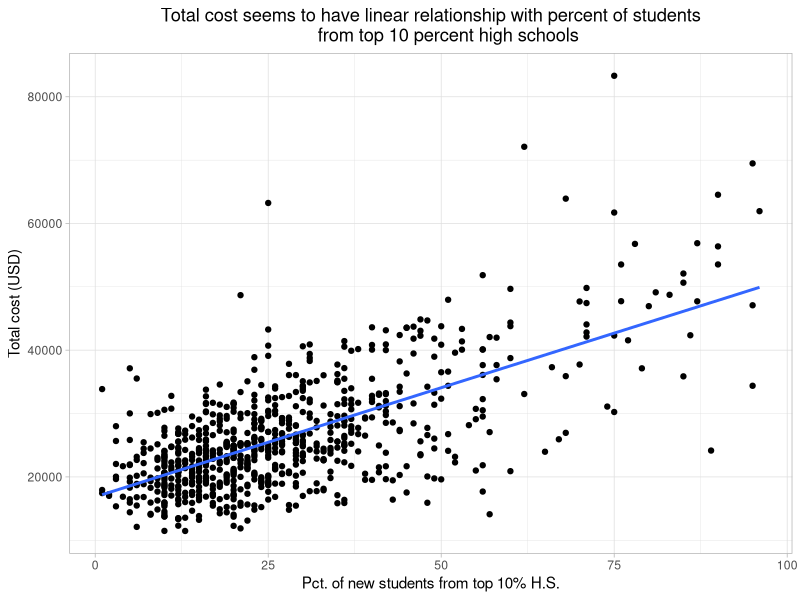
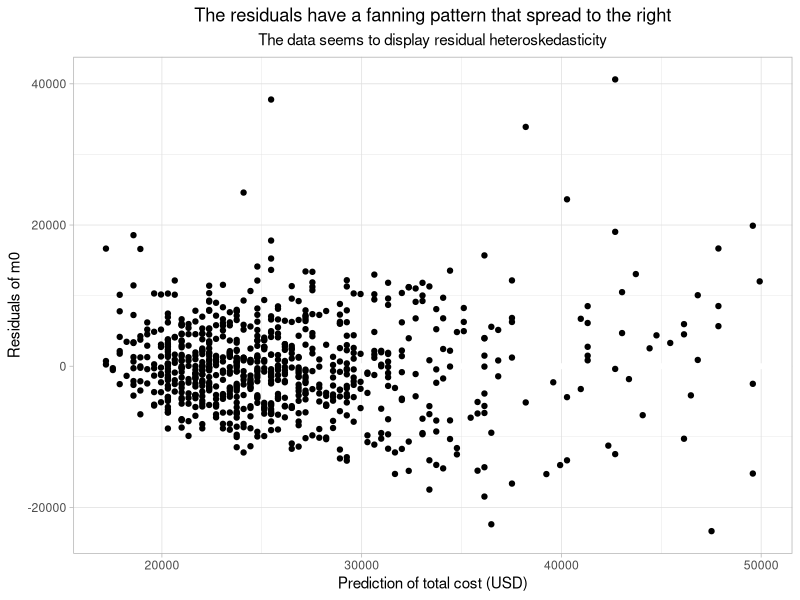
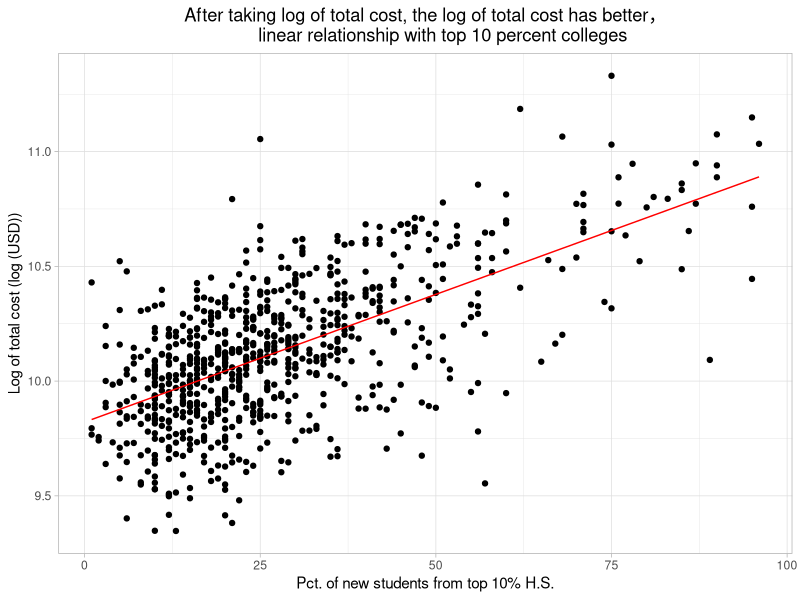
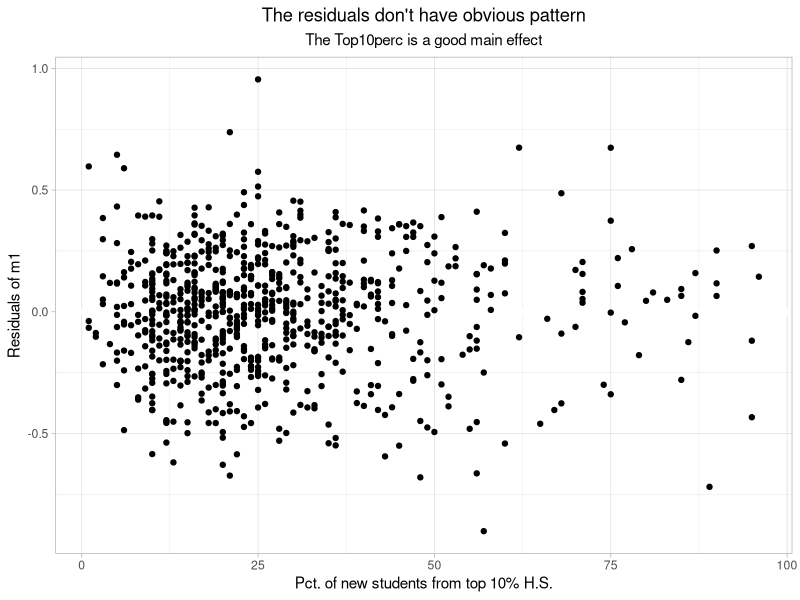
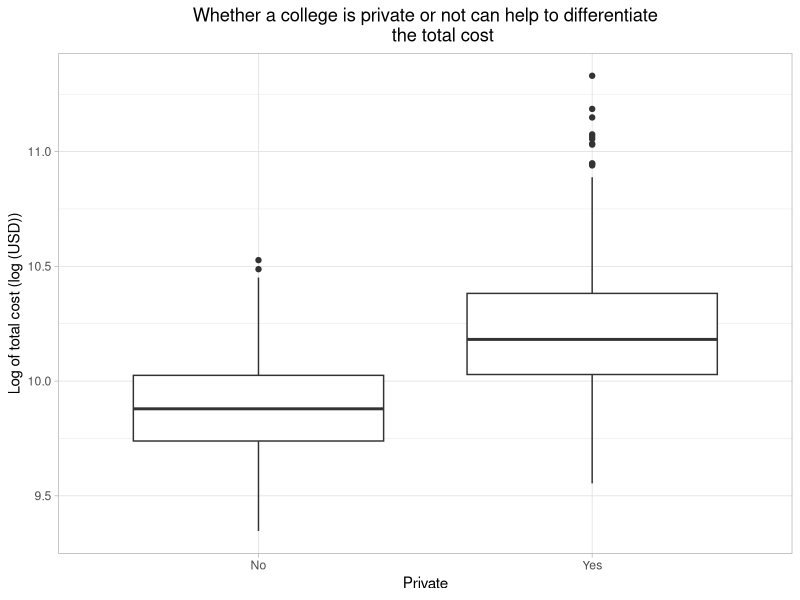
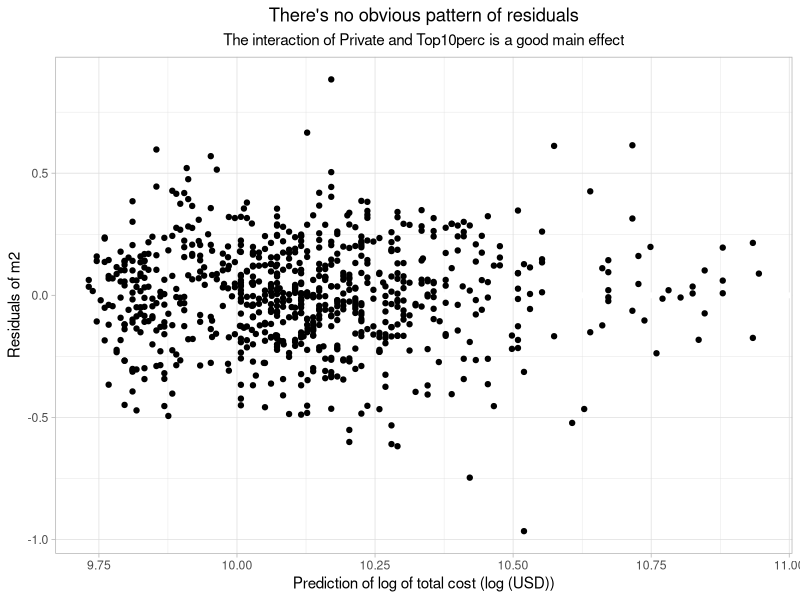
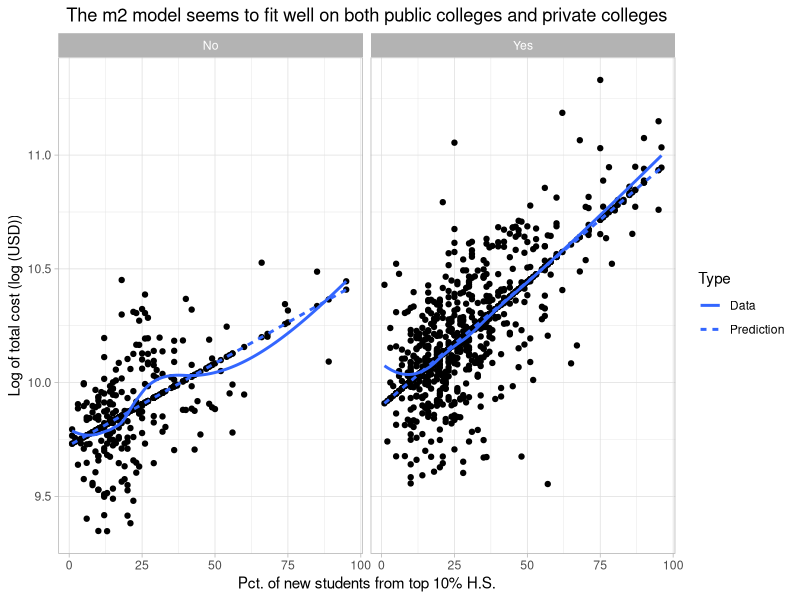
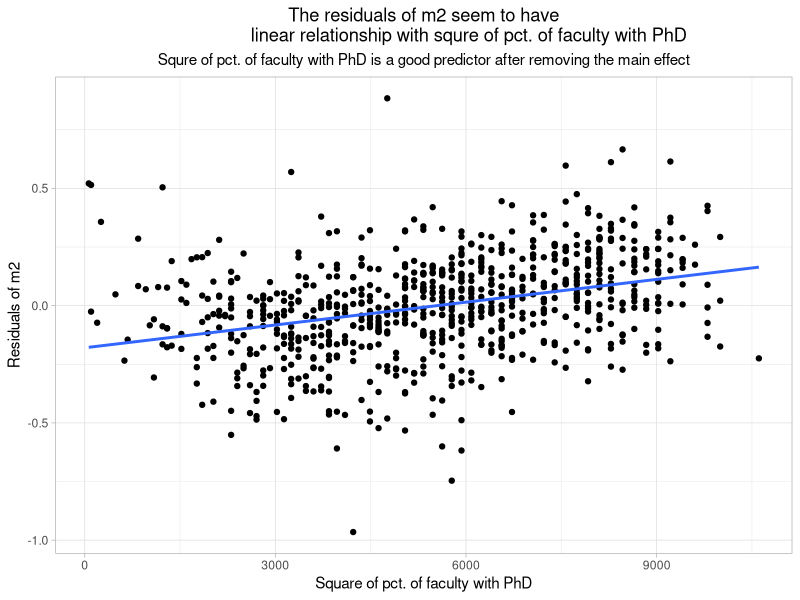

R code for these plots, in order:
# HW8: college
#
# Throughout the exercise:
#    - Do NOT use `for`, `while` or `repeat` loops.
#    - Use `%>%` to structure your operations.
#    - Use `my_theme` that you will create in the problem 1
#    for all the plots.
#    - Please specify `dplyr::` when you use `select()`.
#
#
# 1. Load the packages `tidyverse`, `modelr` and `broom`.
#    Use `read_csv()` to read the datasets from data folder:
#       - `college.csv` into a tibble `college`.
#    To check your solution, `college` prints to:
#    # A tibble: 777 x 18
#    Private  Apps Accept Enroll Top10perc Top25perc F.Undergrad P.Undergrad
#    <chr>   <dbl>  <dbl>  <dbl>     <dbl>     <dbl>       <dbl>       <dbl>
#    1 Yes      1660   1232    721        23        52        2885         537
#    2 Yes      2186   1924    512        16        29        2683        1227
#    3 Yes      1428   1097    336        22        50        1036          99
#    4 Yes       417    349    137        60        89         510          63
#    5 Yes      193    146     55        16        44         249         869
#    6 Yes       587    479    158        38        62         678          41
#    7 Yes       353    340    103        17        45         416         230
#    8 Yes      1899   1720    489        37        68        1594          32
#    9 Yes      1038    839    227        30        63         973         306
#    10 Yes       582    498    172        21        44         799          78
#    # … with 767 more rows, and 10 more variables: Outstate <dbl>,
#    #   Room.Board <dbl>, Books <dbl>, Personal <dbl>, PhD <dbl>,
#    #   Terminal <dbl>, S.F.Ratio <dbl>, perc.alumni <dbl>, Expend <dbl>,
#    #   Grad.Rate <dbl>
#
#    Create a theme called `my_theme` that combine `theme_light()` and
#    adjust the titles by adding `theme()`
#    with arguments:
#      - `plot.title = element_text(hjust = 0.5)`
#      - `plot.subtitle = element_text(hjust = 0.5))`.
#
## Do not modify this line!
library(tidyverse)
library(modelr)
library(broom)
college<-read_csv("data/college.csv")
my_theme<-theme_light()+
  theme(plot.title = element_text(hjust = 0.5),
        plot.subtitle = element_text(hjust = 0.5))
# 2. Create a tibble of dim 777 x 4. Replace all the `.` with `_`.
#    The dataset should sum up `Outstate`, `Room_Board`, `Books`,
#    `Personal` and `Expend` costs, and store the sum into a new
#    column called `total_cost`.
#    Then transform `Private` into a factor variable.
#    Finally, choose the
#    `total_cost`, `Private`, `Top10perc` and `PhD`columns.
#    To do this, you can use:
#      - `rename_all()` and `str_replace_all()` to replace `.` with `_`.
#      (hint1: `rename_all()` has been vectorized so it can
#      work like `map()`.
#      hint2: in order to escape the `.`, you can use `\\.`.)
#      - `nest()` to combine `Outstate`, `Room_Board`, `Books`,
#      `Personal` and `Expend` into one column called `total_cost`.
#      - `mutate()` to create `total_cost` and transform `Private`
#      into factors.
#      (hint: you can use `map_dbl()` and `sum()` to calculate the
#      total cost of each row.)
#      - `dplyr::select()` to choose the required columns.
#    Store the returned dataset into `df`.
#    To check your solution, `df` prints to:
#    # A tibble: 777 x 4
#    total_cost Private Top10perc   PhD
#    <dbl> <fct>       <dbl> <dbl>
#    1      20431 Yes            23    70
#    2      31507 Yes            16    29
#    3      25300 Yes            22    53
#    4      38751 Yes            60    92
#    5      24902 Yes            16    76
#    6      27737 Yes            38    67
#    7      29871 Yes            17    90
#    8      31481 Yes            37    89
#    9      32439 Yes            30    79
#    10      25299 Yes            21    40
#    # … with 767 more rows
## Do not modify this line!
df<-college%>%
  rename_all(~str_replace_all(.x,"[.]","_"))%>%
  nest(total_cost=c('Outstate','Room_Board','Books','Personal','Expend'))%>%
  mutate(total_cost=map_dbl(total_cost,sum))%>%
  mutate(Private=factor(Private))%>%
  dplyr::select(total_cost,Private,Top10perc,PhD)

df
# 3. Draw a point plot of `total_cost` vs. `Top10perc`.
#    Name the title as `"Total cost seems to have linear relationship with percent of students`
#    `from top 10 percent high schools"`,
#    To do this, you can use:
#      - `geom_point()` to draw a point plot of
#      `total_cost` vs. `Top10perc`.
#      - `geom_smooth()` to draw a straight line with `lm` method,
#      and turn of the `se`.
#      - `labs()` to name the title as
#        `"Total cost seems to have linear relationship with percent of students`
#        `from top 10 percent high schools"`
#        the x-axis as `"Pct. of new students from top 10% H.S."`,
#        the y-axis as `"Total cost (USD)"`.
#    Store the plot into a variable `g1`.
## Do not modify this line!
g1<-ggplot(data=df,aes(x=Top10perc,y=total_cost))+
  geom_point()+
  geom_smooth(method = "lm",se=FALSE)+
  labs(title = 'Total cost seems to have linear relationship with percent of students
       from top 10 percent high schools',
       x='Pct. of new students from top 10% H.S.',
       y='Total cost (USD)')+
  my_theme

g1
# 4. Fit a linear regression model of `total_cost` vs. `Top10perc`.
#    Store the model to `m0`.
#    The expected output for `m0 %>% broom::tidy()` should be:
#    # A tibble: 2 x 5
#    term        estimate std.error statistic   p.value
#    <chr>          <dbl>     <dbl>     <dbl>     <dbl>
#    1 (Intercept)   16854.     450.       37.4 7.22e-176
#    2 Top10perc       345.      13.8      25.0 9.21e-102
#    Calculate residuals and predictions of `m0`, name them `resid0`
#    and `pred0` accordingly, and add two new columns to back of `df`.
#    To do this, you can use:
#      - `lm()` to build the model.
#      - `add_residuals()` and `add_predictions()` to add the
#      calculated columns.
#    Store returned dataset to `total_cost_pred`.
#    To check your solution, `total_cost_pred` prints to:
#    # A tibble: 777 x 6
#    total_cost Private Top10perc   PhD resid0  pred0
#    <dbl> <fct>       <dbl> <dbl>  <dbl>  <dbl>
#    1      20431 Yes            23    70 -4347. 24778.
#    2      31507 Yes            16    29  9141. 22366.
#    3      25300 Yes            22    53   867. 24433.
#    4      38751 Yes            60    92  1226. 37525.
#    5      24902 Yes            16    76  2536. 22366.
#    6      27737 Yes            38    67 -2209. 29946.
#    7      29871 Yes            17    90  7160. 22711.
#    8      31481 Yes            37    89  1880. 29601.
#    9      32439 Yes            30    79  5250. 27189.
#    10      25299 Yes            21    40  1210. 24089.
#    # … with 767 more rows
## Do not modify this line!
m0<-lm(total_cost~Top10perc,data=df)
total_cost_pred<-df%>%
  add_residuals(m0)%>%
  add_predictions(m0)%>%
  rename(resid0=resid,pred0=pred)

total_cost_pred

# 5. Draw a point plot of `resid0` vs. `pred0`.
#    Name the title as `"The residuals have a fanning pattern that spread to the right"`
#    To do this, you can use:
#      - `geom_ref_line` to draw reference line with height = 0.
#      - `geom_point()` to draw a point plot of
#      `resid0` vs. `pred0`.
#      - `labs()` to name the title as
#        `"The residuals have a fanning pattern that spread to the right"`,
#        subtitle as `"The data seems to display residual heteroskedasticity"`,
#        the x-axis as `"Prediction of total cost (USD)"`,
#        the y-axis as `"Residuals of m0"`.
#    Store the plot into a variable `g2`.
## Do not modify this line!
g2<-ggplot(data=total_cost_pred,aes(x=pred0,y=resid0))+
  geom_ref_line(h=0)+
  geom_point()+
  labs(title = 'The residuals have a fanning pattern that spread to the right',
       subtitle = 'The data seems to display residual heteroskedasticity',
       x='Prediction of total cost (USD)',
       y='Residuals of m0')+
  my_theme
g2

# 6. Create a new column called `log_total_cost` that takes the log
#    of `total` cost in `df`. You can use `mutate` to finish the work.
#    To check your solution, `df` prints to:
#    # A tibble: 777 x 5
#    total_cost Private Top10perc   PhD log_total_cost
#    <dbl> <fct>       <dbl> <dbl>          <dbl>
#    1      20431 Yes            23    70           9.92
#    2      31507 Yes            16    29          10.4
#    3      25300 Yes            22    53          10.1
#    4      38751 Yes            60    92          10.6
#    5      24902 Yes            16    76          10.1
#    6      27737 Yes            38    67          10.2
#    7      29871 Yes            17    90          10.3
#    8      31481 Yes            37    89          10.4
#    9      32439 Yes            30    79          10.4
#    10      25299 Yes            21    40          10.1
#    # … with 767 more rows
#
#    Create a new column called `log_total_cost` that takes the log
#    of `total` cost in `total_cost_pred`.
#    You can use `mutate` to finish the work.
#    To check your solution, `total_cost_pred` prints to:
#    # A tibble: 777 x 7
#    total_cost Private Top10perc   PhD resid0  pred0 log_total_cost
#    <dbl> <fct>       <dbl> <dbl>  <dbl>  <dbl>          <dbl>
#    1      20431 Yes            23    70 -4347. 24778.           9.92
#    2      31507 Yes            16    29  9141. 22366.          10.4
#    3      25300 Yes            22    53   867. 24433.          10.1
#    4      38751 Yes            60    92  1226. 37525.          10.6
#    5      24902 Yes            16    76  2536. 22366.          10.1
#    6      27737 Yes            38    67 -2209. 29946.          10.2
#    7      29871 Yes            17    90  7160. 22711.          10.3
#    8      31481 Yes            37    89  1880. 29601.          10.4
#    9      32439 Yes            30    79  5250. 27189.          10.4
#    10      25299 Yes            21    40  1210. 24089.          10.1
#    # … with 767 more rows
## Do not modify this line!
df<-df%>%
  mutate(log_total_cost=log(total_cost))
total_cost_pred<-total_cost_pred%>%
  mutate(log_total_cost=log(total_cost))
total_cost_pred


# 7. Here, we want to try if `log_total_cost` vs. `Top10perc` fits better.
#    Fit a linear regression model of `log_total_cost` vs. `Top10perc`.
#    Store the model to `m1`.
#    The expected output for `m1 %>% broom::tidy()` should be:
#    # A tibble: 2 x 5
#    term        estimate std.error statistic  p.value
#    <chr>          <dbl>     <dbl>     <dbl>    <dbl>
#    1 (Intercept)   9.82    0.0162       607.  0.
#    2 Top10perc     0.0111  0.000495      22.5 1.08e-86
#
#    Calculate residuals and predictions of `m1`, name them `resid1`
#    and `pred1` accordingly, and add two new columns to
#    back of `total_cost_pred`.
#    To do this, you can use:
#      - `lm()` to build the model.
#      - `add_residuals()` and `add_predictions()` to add the
#      calculated columns.
#    Store returned dataset to `total_cost_pred`.
#    To check your solution, `total_cost_pred` is a tibble of 777 x 9.
#    The first 10 rows of `resid1` and `pred1` print to:
#    resid1 pred1
#    <dbl> <dbl>
#    1 -0.153  10.1
#    2  0.358  10.00
#    3  0.0723 10.1
#    4  0.0757 10.5
#    5  0.123  10.00
#    6 -0.0138 10.2
#    7  0.294  10.0
#    8  0.124  10.2
#    9  0.232  10.2
#    10  0.0834 10.1
## Do not modify this line!
m1<-lm(log_total_cost~Top10perc,data=df)
total_cost_pred<-total_cost_pred%>%
  add_residuals(m1)%>%
  add_predictions(m1)%>%
  rename(resid1=resid,pred1=pred)
total_cost_pred


# 8. Draw a point plot of `log_total_cost` vs. `Top10perc`.
#    Name the title as `"After taking log of total cost, the log of total cost has a`
#    `more linear relationship with the students from top 10% H.S."`,
#    To do this, you can use:
#      - `geom_point()` to draw a point plot of
#      `log_total_cost` vs. `Top10perc`.
#      - `geom_line()` to draw a line of `pred1` vs. `Top10perc`, make the
#      color as `"red"`.
#      - `labs()` to name the title as
#        `"After taking log of total cost, the log of total cost has better`
#        `linear relationship with top 10 percent colleges"`
#        the x-axis as `"Pct. of new students from top 10% H.S."`,
#        the y-axis as `"Log of total cost (log (USD))"`.
#    Store the plot into a variable `g3`.
## Do not modify this line!
g3<-ggplot(data=total_cost_pred,aes(x=Top10perc,y=log_total_cost))+
  geom_point()+
  geom_line(aes(x=Top10perc,y=pred1),color='red')+
  labs(title = 'After taking log of total cost, the log of total cost has better，
       linear relationship with top 10 percent colleges',
       x='Pct. of new students from top 10% H.S.',
       y='Log of total cost (log (USD))')+
  my_theme
g3


# 9. Draw a point plot of `resid1` vs. `Top10perc`.
#    Name the title as title as `"The residuals don't have obvious pattern"`.
#    To do this, you can use:
#      - `geom_ref_line` to draw reference line with height = 0.
#      - `geom_point()` to draw a point plot of
#      `resid1` vs. `Top10perc`.
#      - `labs()` to name the title as
#        `"The residuals don't have obvious pattern"`,
#        subtitle as `"The Top10perc is a good main effect"`,
#        the x-axis as `"Pct. of new students from top 10% H.S."`,
#        the y-axis as `"Residuals of m1"`.
#    Store the plot into a variable `g4`.
## Do not modify this line!
g4<-ggplot(data=total_cost_pred)+
  geom_ref_line(h=0)+
  geom_point(aes(x=Top10perc,y=resid1))+
  labs(title = "The residuals don't have obvious pattern",
       subtitle = 'The Top10perc is a good main effect',
       x='Pct. of new students from top 10% H.S.',
       y='Residuals of m1')+
  my_theme
g4


# 10. Draw a boxplot of `log_total_cost` vs. `Private`.
#     Name the title as `"Whether a college is private or not can help to differentiate`
#     `the total cost"`
#     To do this, you can use:
#       - `geom_boxplot()` to draw a boxplot of
#       `log_total_cost` vs. `Private`.
#       - `labs()` to name the title as
#         `"Whether a college is private or not can help to differentiate`
#         `the total cost"`
#         the x-axis as `"Private"`,
#         the y-axis as `"Log of total cost (log (USD))"`.
#     Store the plot into a variable `g5`
## Do not modify this line!
g5<-ggplot(data=total_cost_pred)+
  geom_boxplot(aes(x=Private,y=log_total_cost))+
  labs(title = 'Whether a college is private or not can help to differentiate
       the total cost',
       x='Private',
       y='Log of total cost (log (USD))')+
  my_theme
g5


# 11. Fit a linear regression model of `log_total_cost` vs. interaction
#     of `Top10perc` and `Private`. Store the model to `m2`.
#     The expected output for `m2 %>% broom::tidy()` should be:
#     # A tibble: 4 x 5
#     term                 estimate std.error statistic  p.value
#     <chr>                   <dbl>     <dbl>     <dbl>    <dbl>
#     1 (Intercept)           9.72     0.0252      385.   0.
#     2 PrivateYes            0.174    0.0305        5.69 1.82e- 8
#     3 Top10perc             0.00720  0.000902      7.98 5.12e-15
#     4 PrivateYes:Top10perc  0.00370  0.00103       3.59 3.52e- 4
#
#     Calculate residuals and predictions of `m2`, name them `resid2`
#     and `pred2` accordingly, and add two new columns to
#     back of `total_cost_pred`.
#     To do this, you can use:
#       - `lm()` to build the model.
#       - `add_residuals()` and `add_predictions()` to add the
#       calculated columns.
#     Store returned dataset to `total_cost_pred`.
#     To check your solution, `total_cost_pred` is a tibble of 777 x 11.
#     The first 10 rows of `resid2` and `pred2` print to:
#     resid2 pred2
#     <dbl> <dbl>
#     1 -0.224     10.1
#     2  0.285     10.1
#     3  0.000591  10.1
#     4  0.0125    10.6
#     5  0.0502    10.1
#     6 -0.0819    10.3
#     7  0.221     10.1
#     8  0.0556    10.3
#     9  0.162     10.2
#     10  0.0115    10.1
## Do not modify this line!
m2<-lm(log_total_cost~Private*Top10perc,data=total_cost_pred)
total_cost_pred<-total_cost_pred%>%
  add_residuals(m2)%>%
  add_predictions(m2)%>%
  rename(resid2=resid,pred2=pred)

# 12. Draw a point plot of `resid2` vs. `pred2`.
#     Name the title as `"There's no obvious pattern of residuals"`
#     To do this, you can use:
#       - `geom_ref_line` to draw reference line with height = 0.
#       - `geom_point()` to draw a point plot of
#       `resid2` vs. `pred2`.
#       - `labs()` to name the title as
#         `"There's no obvious pattern of residuals"`,
#         names the subtitle as
#         `"The interaction of Private and Top10perc is a good main effect"`,
#         the x-axis as `"Prediction of log of total cost (log (USD))"`,
#         the y-axis as `"Residuals of m2"`.
#     Store the plot into a variable `g6`.
## Do not modify this line!
g6<-ggplot(data=total_cost_pred,aes(x=pred2,y=resid2))+
  geom_ref_line(h=0)+
  geom_point()+
  labs(title = "There's no obvious pattern of residuals",
       subtitle = 'The interaction of Private and Top10perc is a good main effect',
       x='Prediction of log of total cost (log (USD))',
       y='Residuals of m2')+
  my_theme
g6

# 13. Select `log_total_cost`, `pred2`, `Private` and `Top10perc` from
#     `total_cost_pred`. Rename `log_total_cost` as `Data`, `pred2` as
#     `Prediction`. Tidying the dataset by combining `Data` and
#     `Prediction` into one column.
#     To do this, you can use:
#       - `dplyr::select()` to choose required columns.
#       - `rename()` to rename the columns.
#       - `pivot_longer()` to tidy the dataset. Make names as `"Type"`
#       and values as `"log_total_cost"`.
#     Store returned dataset to `stats_m2`.
#     To check your solution, `stats_m2` prints to:
#     # A tibble: 1,554 x 4
#     Private Top10perc Type       log_total_cost
#     <fct>       <dbl> <chr>               <dbl>
#     1 Yes            23 Data                 9.92
#     2 Yes            23 Prediction          10.1
#     3 Yes            16 Data                10.4
#     4 Yes            16 Prediction          10.1
#     5 Yes            22 Data                10.1
#     6 Yes            22 Prediction          10.1
#     7 Yes            60 Data                10.6
#     8 Yes            60 Prediction          10.6
#     9 Yes            16 Data                10.1
#     10 Yes            16 Prediction          10.1
#     # … with 1,544 more rows
## Do not modify this line!
stats_m2<-total_cost_pred%>%
  select(log_total_cost,pred2,Private,Top10perc)%>%
  rename(Data=log_total_cost,Prediction=pred2)%>%
  pivot_longer(cols=c(Data,Prediction),names_to = "Type",values_to = 'log_total_cost')
stats_m2


# 14. Draw a point plot of `log_total_cost` vs. `Top10perc`, faceted
#     on `Private`.
#     Name the title as `"The m2 model seems to fit well on both public colleges and private colleges"`
#     To do this, you can use:
#       - `geom_point()` to draw a boxplot of
#       `log_total_cost` vs. `Top10perc`.
#       - `facet_grid()` to facet on `Private`.
#       - `geom_smooth()` to draw smooth curves with linetype as
#       `Type`. Turn of the `se`.
#       - `labs()` to name the title as
#         `"Whether a college is private or not can help to differentiate`
#         `the total cost"`
#         the x-axis as `"Pct. of new students from top 10% H.S."`,
#         the y-axis as `"Log of total cost (log (USD))"`.
#     Store the plot into a variable `g7`
## Do not modify this line!
g7<-ggplot(data=stats_m2,aes(x=Top10perc,y=log_total_cost))+
  geom_point()+
  facet_grid(~Private)+
  geom_smooth(aes(linetype=Type),se=FALSE)+
  labs(title = 'The m2 model seems to fit well on both public colleges and private colleges',
       x='Pct. of new students from top 10% H.S.',
       y='Log of total cost (log (USD))')+
  my_theme
g7


# 15. Draw a point plot of `resid2` vs. square of `PhD`.
#     Name the title as `"The log of total cost has better`
#     `linear relationship with percent of faculty with PhD"`,
#     To do this, you can use:
#       - `geom_point()` to draw a point plot of
#       `log_total_cost` vs. square of `PhD`.
#       - `geom_smooth` to draw a straight line with `lm` method,
#       and turn of the `se`.
#       - `labs()` to name the title as
#         `"The residuals of m2 seem to have`
#         `linear relationship with squre of pct. of faculty with PhD"`,
#         subtitle as `"Squre of pct. of faculty with PhD is a good predictor after removing the main effect"`,
#         the x-axis as `"Square of pct. of faculty with PhD"`,
#         the y-axis as `"Residuals of m2"`.
#     Store the plot into a variable `g8`.
## Do not modify this line!
g8<-ggplot(data=total_cost_pred,aes(x=PhD^2,y=resid2))+
             geom_point()+
             geom_smooth(se=F,method = "lm")+
             labs(title = 'The residuals of m2 seem to have
                  linear relationship with squre of pct. of faculty with PhD',
                  subtitle = 'Squre of pct. of faculty with PhD is a good predictor after removing the main effect',
                  x='Square of pct. of faculty with PhD',
                  y='Residuals of m2')+
  my_theme
g8


# 16. Fit a linear regression model of `log_total_cost` vs. interaction
#     of `Top10perc` and `Private` plus square of `PhD`.
#     Store the model to `m3`.
#     The expected output for `m3 %>% broom::tidy()` should be:
#     # A tibble: 6 x 5
#     term                 estimate std.error statistic  p.value
#     <chr>                   <dbl>     <dbl>     <dbl>    <dbl>
#     1 (Intercept)           9.78     0.0222      440.   0.
#     2 PrivateYes            0.270    0.0276        9.79 2.16e-21
#     3 Top10perc             0.00376  0.000812      4.63 4.33e- 6
#     4 poly(PhD, 2)1         3.12     0.232        13.4  4.85e-37
#     5 poly(PhD, 2)2         2.07     0.193        10.8  2.75e-25
#     6 PrivateYes:Top10perc  0.00210  0.000904      2.33 2.02e- 2
#
#     Calculate residuals and predictions of `m3`, name them `resid3`
#     and `pred3` accordingly, and add two new columns to
#     back of `total_cost_pred`.
#     To do this, you can use:
#       - `lm()` to build the model.
#       - `add_residuals()` and `add_predictions()` to add the
#       calculated columns.
#     Store returned dataset to `total_cost_pred`.
#     To check your solution, `total_cost_pred` is a tibble of 777 x 13.
#     The first 10 rows of `resid3` and `pred3` print to:
#     resid3 pred3
#     <dbl> <dbl>
#     1 -0.187    10.1
#     2  0.292    10.1
#     3  0.116    10.0
#     4 -0.0423   10.6
#     5 -0.00478  10.1
#     6  0.0541   10.2
#     7 -0.0173   10.3
#     8 -0.0659   10.4
#     9  0.144    10.2
#     10  0.108    10.0
## Do not modify this line!
m3<-lm(log_total_cost~Private*Top10perc+poly(PhD,2),data=total_cost_pred)
m3 %>% broom::tidy()
total_cost_pred<-total_cost_pred%>%
  add_residuals(m3)%>%
  add_predictions(m3)%>%
  rename(resid3=resid,pred3=pred)

# 17. Draw a point plot of `resid3` vs. `pred3`.
#     Name the title as `"There's no obvious pattern of in the residuals"`
#     To do this, you can use:
#       - `geom_ref_line` to draw reference line with height = 0.
#       - `geom_point()` to draw a point plot of
#       `resid3` vs. `PhD^2`.
#       - `labs()` to name the title as
#         `"There's no obvious pattern of in the residuals"`,
#         names the subtitle as
#         `"The m3 fits well"`,
#         the x-axis as `"Prediction of log of total cost (log (USD))"`,
#         the y-axis as `"Residuals of m3"`.
#     Store the plot into a variable `g9`.
## Do not modify this line!
g9<-ggplot(data=total_cost_pred,aes(x=pred3,y=resid3))+
  geom_ref_line(h=0)+
  geom_point()+
  labs(title = "There's no obvious pattern of in the residuals",
       subtitle = 'The m3 fits well',
       x='Prediction of log of total cost (log (USD))',
       y='Residuals of m3')+
  my_theme
g9


# 18. Create a list of `m1`, `m2` and `m3`. Store the list to `model_list`.
#     Calculate R-squared and adjusted r-squared of each model. Finally,
#     tidy the dataset.
#     To do this, you can use:
#       - `map_dfr()` and `glance()` to get the summary of each model.
#       - `dplyr::select()` to get R-squared and adjusted r-squared.
#       - `mutate()` to create a new column called `group` and assign
#       `c('m1', 'm2', 'm3')` to the column.
#       - `pivot_longer()` to combine r-squared and adjusted r-squared
#       values into the same column. Set the names as `Type`, values as
#       `Value`.
#     Store the returned dataset to `r_squared_and_adjusted`.
#     To check your solution, `r_squared_and_adjusted` prints to:
#     # A tibble: 6 x 3
#     group Type          Value
#     <chr> <chr>         <dbl>
#     1 m1    adj.r.squared 0.394
#     2 m1    r.squared     0.395
#     3 m2    adj.r.squared 0.539
#     4 m2    r.squared     0.541
#     5 m3    adj.r.squared 0.653
#     6 m3    r.squared     0.655
## Do not modify this line!
model_list<-list(m1,m2,m3)
r_squared_and_adjusted<-model_list%>%
  map_dfr(glance)%>%
  dplyr::select(adj.r.squared,r.squared)%>%
  mutate(group=c('m1','m2','m3'))%>%
  pivot_longer(cols = c(adj.r.squared,r.squared),names_to = 'Type',values_to = 'Value')
r_squared_and_adjusted

# 19. Draw a barplot of `Value` vs. `group`, colored by `Type`.
#     Name the title as `"R-squared and adjusted r-squared both increase as models`
#     `becoming more complex"`
#     To do this, you can use:
#       - `geom_col()` to draw a barplot of
#       `Value` vs. `group`, colored by `Type`,
#       with position as `dodge`.
#       - `labs()` to name the title as
#         `"R-squared and adjusted r-squared both increase as models`
#         `becoming more complex"`,
#         the x-axis as `"Model"`,
#         the y-axis as `"Value"`.
#     Store the plot into a variable `g10`.
## Do not modify this line!
g10<-ggplot(data=r_squared_and_adjusted)+
  geom_col(aes(x=group,y=Value,fill=Type),position = 'dodge')+
  labs(title = "R-squared and adjusted r-squared both increase as models
       becoming more complex",
       x='Model',
       y='Value')+
  my_theme
g10


# 20. Fit a linear regression model of `total_cost` vs. `1`.
#     Store the model to `mnull`.
#     The expected output for `mnull %>% broom::tidy()` should be:
#     # A tibble: 1 x 5
#     term        estimate std.error statistic p.value
#     <chr>          <dbl>     <dbl>     <dbl>   <dbl>
#     1 (Intercept)     10.1    0.0112      904.       0
#
#     Use `anova()` to test anova of `mnull`, `m1`, `m2` and `m3`.
#     Store the returned values to `anova_models`.
#     To help make sure that you are correct, check that the
#     output of `anova_models %>% broom::tidy()` is
#     # A tibble: 4 x 6
#     res.df   rss    df sumsq statistic    p.value
#     <dbl> <dbl> <dbl> <dbl>     <dbl>      <dbl>
#     776  75.7    NA NA          NA  NA
#     775  45.8     1 29.9       884.  4.94e-130
#     773  34.8     2 11.0       163.  1.00e- 59
#     771  26.1     2  8.67      128.  8.73e- 49
## Do not modify this line!

mnull<-lm(log_total_cost~1,data=total_cost_pred)
anova_models<-anova(mnull,m1,m2,m3)
anova_models %>% broom::tidy()

